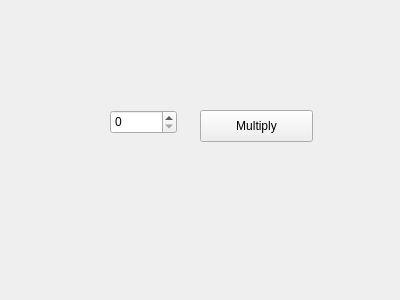
<?xml version="1.0" encoding="UTF-8"?>
<ui version="4.0">
 <class>Form</class>
 <widget class="QWidget" name="Form">
  <property name="geometry">
   <rect>
    <x>0</x>
    <y>0</y>
    <width>400</width>
    <height>300</height>
   </rect>
  </property>
  <property name="windowTitle">
   <string>Form</string>
  </property>
  <property name="toolTip">
   <string extracomment="enter a numerical value"/>
  </property>
  <property name="toolTipDuration">
   <number>-1</number>
  </property>
  <widget class="QPushButton" name="pushButton">
   <property name="geometry">
    <rect>
     <x>200</x>
     <y>110</y>
     <width>113</width>
     <height>32</height>
    </rect>
   </property>
   <property name="text">
    <string>Multiply</string>
   </property>
  </widget>
  <widget class="QDoubleSpinBox" name="doubleSpinBox">
   <property name="geometry">
    <rect>
     <x>110</x>
     <y>110</y>
     <width>67</width>
     <height>24</height>
    </rect>
   </property>
   <property name="decimals">
    <number>0</number>
   </property>
   <property name="maximum">
    <double>8.000000000000000</double>
   </property>
  </widget>
 </widget>
 <resources/>
 <connections/>
</ui>
